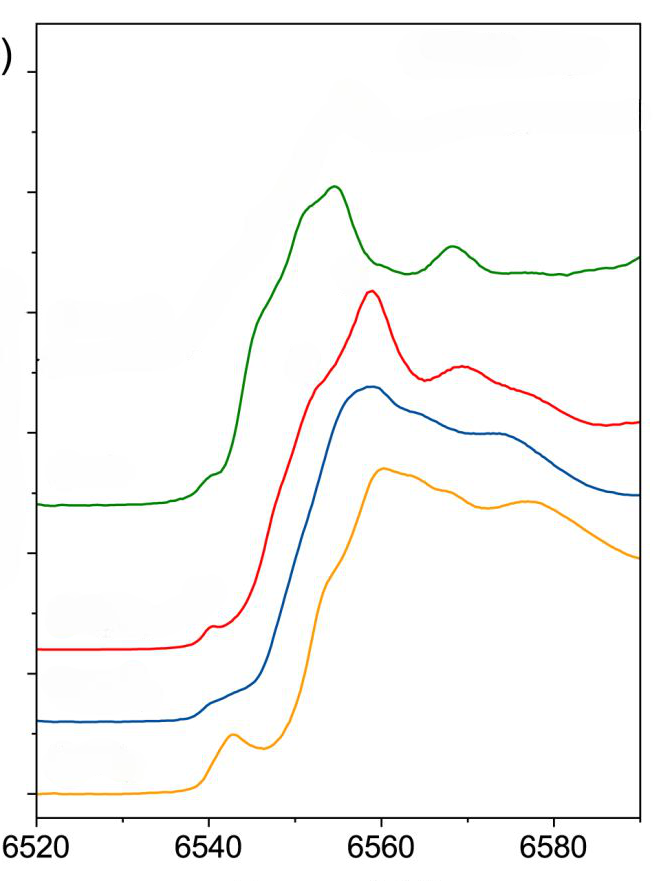
#> input picture page_14-image_1(1).png, 672 x 881 px; its folder holds 5 pictures in this run
$ jupyter execute --allow-errors 'Graph extraction.ipynb'
#> lines starting #> are read from the running program, lines starting #| are printed output that depends on the picture; after the words box and inside, x2 and y2 are one past the last pixel; in counts of white or black regions, pixels touching at a corner belong together; long printed decimals are rounded
[cell 1]
import pymupdf

#> (a cell that did not finish here is left out)

#> (a cell that did not finish here is left out)

[cell 4]
import cv2
import numpy as np
import pandas as pd
import matplotlib.pyplot as plt

[cell 5]
# Load image
img = cv2.imread("page_14-image_1(1).png", cv2.IMREAD_GRAYSCALE)
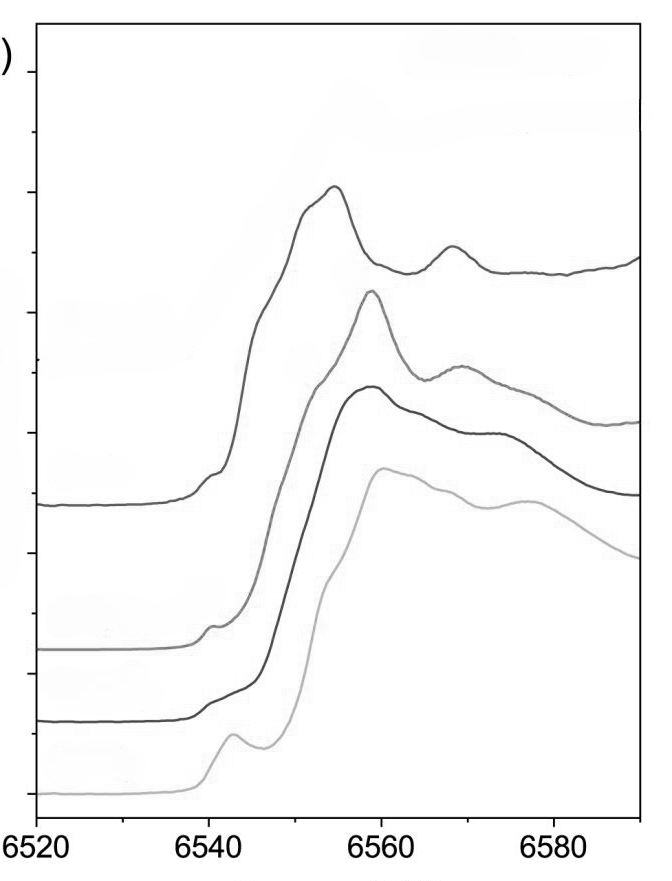
#> img: shape (881, 672); min 0, max 255, mean 249
# Thresholding to binary image
# Step 5: Try adaptive thresholding for more detailed retention
#thresh = cv2.adaptiveThreshold(img,255, cv2.ADAPTIVE_THRESH_GAUSSIAN_C, cv2.THRESH_BINARY, blockSize=11, C=1)  # Adjust blockSize and C
_, thresh = cv2.threshold(img, 200, 255, cv2.THRESH_BINARY_INV)
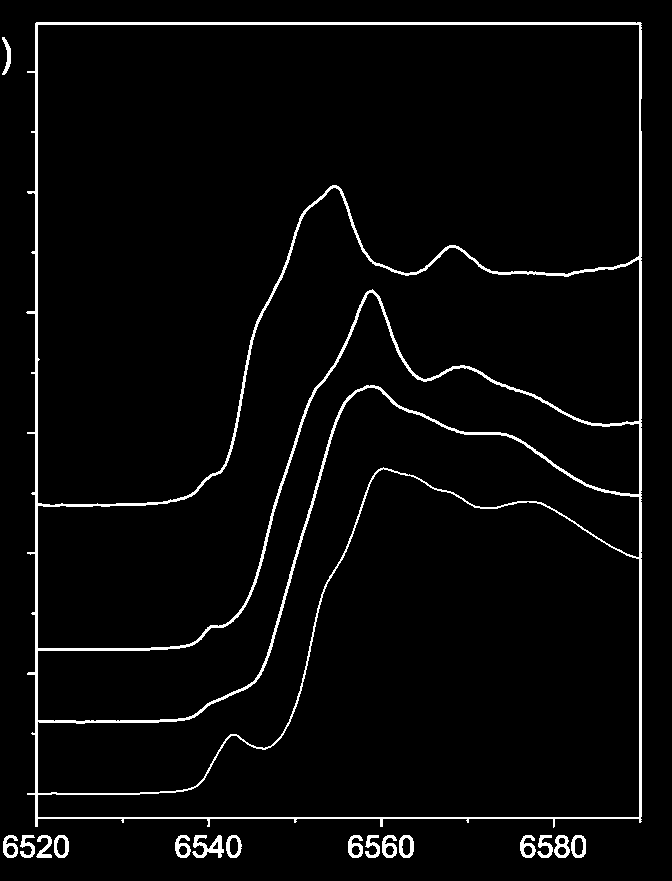
#> thresh: shape (881, 672); 3.5% white; 17 white regions, largest, box (x1, y1, x2, y2) and area: (26, 22, 642, 828) 17477, (192, 835, 224, 858) 364, (554, 835, 570, 858) 205
# Step: Thresholded Image
plt.figure(figsize=(6, 6))
plt.imshow(thresh, cmap='gray')
plt.title('Thresholded Image')
plt.axis('off')
plt.show()

[cell 6]
# Step 1: Crop the image to focus on the graph area
# Assuming the graph occupies most of the image, we manually crop out the borders
# Adjust these values according to your image's borders
cropped_img = thresh[50:-65, 38:-35] # Adjust crop dimensions as needed
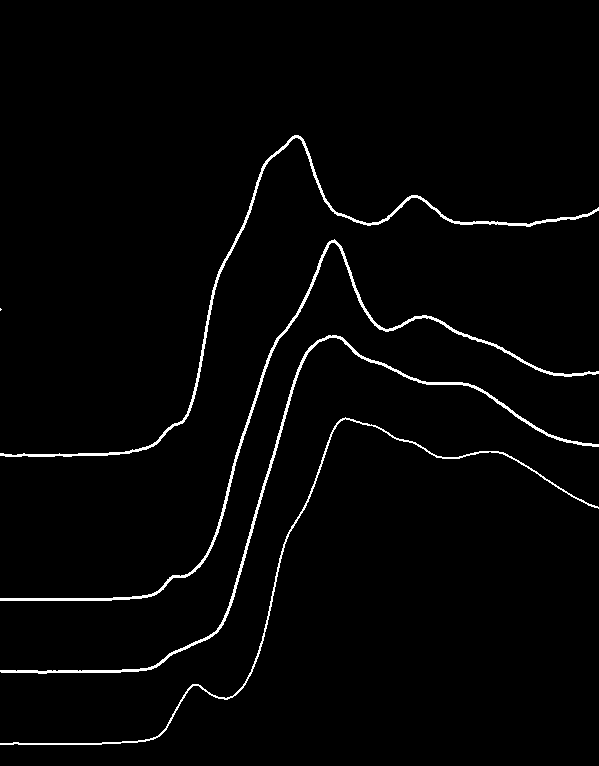
#> cropped_img: shape (766, 599); 2.1% white in thin lines or dots, all inside (x1, y1, x2, y2) = (0, 135, 599, 745)
# cropped_img = thresh[71:-63, 30:-35] # Adjust crop dimensions as needed
# Step: Thresholded Image
plt.figure(figsize=(6, 6))
plt.imshow(cropped_img, cmap='gray')
plt.title('Cropped Image')
plt.axis('off')
plt.show()

[cell 7]
# Apply Gaussian Blur (optional, may help smooth lines)
blurred_img = cv2.GaussianBlur(cropped_img, (1, 1), 0)
#edges = cv2.Canny(blurred_img, 30, 150)
# Step: Blurred + Threshholded Image
plt.figure(figsize=(6, 6))
plt.imshow(blurred_img, cmap='gray')
plt.title('Blurred Image')
plt.axis('off')
plt.show()

[cell 8]
# Find contours of the lines
contours, _ = cv2.findContours(blurred_img, cv2.RETR_CCOMP, cv2.CHAIN_APPROX_SIMPLE)
#> contours = 5 contours, 1 with area under 20; largest, box (x1, y1, x2, y2) and area: (0, 239, 599, 601) 1826, (0, 335, 599, 674) 1720, (0, 135, 599, 457) 1702, (0, 417, 599, 745) 916
# Create lists to store the x and y coordinates of each line
lines_data = {}
# Loop through contours to extract data points for each line
for i, contour in enumerate(contours):
# Get the contour's points and flatten to a 2D array
    contour_points = contour.squeeze()
# Separate x and y coordinates
    x_coords = contour_points[:, 0]
    y_coords = contour_points[:, 1]
# Store the line's data points
    lines_data[f'line_{i+1}'] = {'x': x_coords, 'y': y_coords}
# Optionally, plot each line
    plt.plot(x_coords, y_coords, label=f'Line {i+1}')
#> this loop made 5 passes
#> (contour_points, x_coords, y_coords) on pass 3: ([[0, 308], [0, 310], [1, 309]], [0, 0, 1], [308, 310, 309])
#> after the loop, lines_data = 5 items
# Show the lines on a plot
plt.gca().invert_yaxis() # Invert y-axis to match image coordinate system
plt.xlabel('X')
plt.ylabel('Y')
plt.legend()
plt.show()
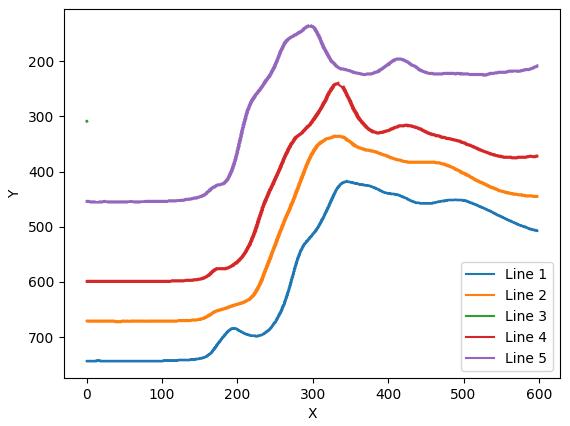
#> figure drawn by matplotlib, 1 panel
# Convert the extracted data to pandas DataFrames
dataframes = {}
for line_name, data in lines_data.items():
    dataframes[line_name] = pd.DataFrame({'x': data['x'], 'y': data['y']})
#> this loop made 5 passes
#> (line_name, data) on pass 3: ('line_3', {'x': [0, 0, 1], 'y': [308, 310, 309]})
#> after the loop, dataframes = 5 items
print("Contours found: "+str(len(contours)))
#| Contours found: 5
dataframes

[cell 9]
data_line5 = dataframes["line_5"]
#> data_line5 = table of 774 rows and 2 columns
data_line5
#> Out = table of 774 rows and 2 columns

[cell 10]
plt.figure(figsize=(6, 6))  # Set the figure size if needed

# Plot the 'x' and 'y' columns
data_line5['x']=data_line5['x']*(70/600)+6520
max_absorption = np.max(data_line5['y'])
#> max_absorption = 456
data_line5['y']=np.abs(data_line5['y']-max_absorption)
plt.plot(data_line5['x'], data_line5['y'], label='Line 5')
plt.xlim(6520, 6590)  # Replace with the desired min and max for your x-axis

# Add labels and a title to the plot
plt.xlabel('Energy (eV)')
plt.ylabel('Intensity (au)')
plt.title('Experimental XANES spectra for MnO')
# Show the plot
plt.show()
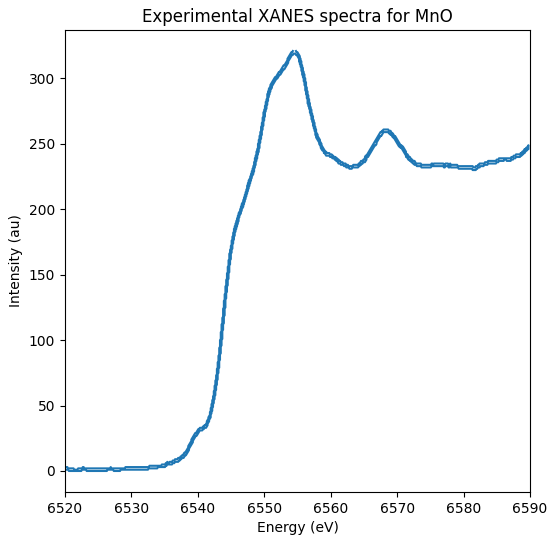
#> figure drawn by matplotlib, 1 panel
data_line5
#> Out = table of 774 rows and 2 columns

[cell 11]
# Calculate the first derivative of the absorption spectrum
derivative_absorption = np.gradient(data_line5['y'].values, data_line5['x'].values)

# Plot the derived graph of original absorption spectrum
plt.figure(figsize=(10, 6))
plt.plot(data_line5['x'].values, derivative_absorption, label='Derived Spectrum', color='blue')
plt.xlabel('Energy (eV)')
plt.ylabel('Intensity (au)')
plt.title('First Derivative of the Experimental XANES Spectra for MnO')
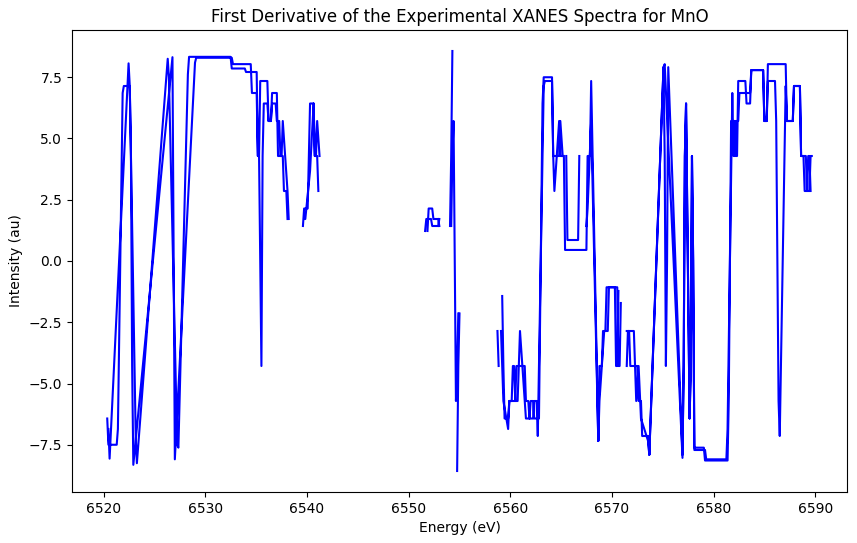
#> figure drawn by matplotlib, 1 panel

[cell 12]
from scipy.signal import argrelextrema
from scipy.optimize import curve_fit

def polynomial(x, *coeffs):
    """Polynomial function for fitting."""
    return sum(c * (x ** i) for i, c in enumerate(coeffs))

def edge_jump_normalization(energy, mu):
    # Step 1: Determine E0 as the maximum of the first derivative
    first_derivative = np.gradient(mu, energy)
    e0_index = argrelextrema(first_derivative, np.greater)[0]
#> e0_index = 60 values from 9 to 714

    if len(e0_index) == 0:
        raise ValueError("No edge found in the spectrum.")

    e0 = energy[e0_index[0]]  # Use the first maximum found
#> e0 = 6551.7
    print(f"E0 determined at: {e0} eV")
#| E0 determined at: 6551.733 eV

    # Step 2: Fit polynomials to pre-edge and post-edge regions
    pre_edge_range = (energy < e0 - 10)  # Adjust range as needed
    post_edge_range = (energy > e0 + 10)  # Adjust range as needed

    # Fit polynomial to pre-edge region
    pre_edge_fit = curve_fit(polynomial, energy[pre_edge_range], mu[pre_edge_range], p0=[1]*3)[0]
#> pre_edge_fit = [9022837.5, -2764.4, 0.212]

    # Fit polynomial to post-edge region
    post_edge_fit = curve_fit(polynomial, energy[post_edge_range], mu[post_edge_range], p0=[1]*3)[0]
#> post_edge_fit = [370773.8, -112.6, 0.00855]

    # Step 3: Extrapolate both fits to E0 to determine the edge jump
    pre_edge_value = polynomial(e0, *pre_edge_fit)
#> pre_edge_value = 116.3
    post_edge_value = polynomial(e0, *post_edge_fit)
#> post_edge_value = 246.6

    edge_jump = post_edge_value - pre_edge_value
#> edge_jump = 130.3
    print(f"Edge jump calculated: {edge_jump}")
#| Edge jump calculated: 130.293

    # Step 4: Normalize the spectrum
    normalized_mu = (mu - pre_edge_value) / edge_jump
#> normalized_mu = 774 values, max 1.57 at index 0, min -0.893 at index 221, mean 0.597

    return energy, normalized_mu

[cell 13]
# Perform normalization for experimental data
normalized_energy, normalized_mu = edge_jump_normalization(data_line5['x'].values, data_line5['y'].values)
#> normalized_energy = 774 values, max 6589.8 at index 607, min 6520 at index 218, mean 6554.4
E0_experiment= normalized_energy[1]
#> E0_experiment = 6554.2

[cell 14]
# add the normalized results back to the DataFrame
data_line5['normalized_y'] = normalized_mu
# Print or display the updated DataFrame
print(data_line5.head())
#|              x    y  normalized_y
#| 0  6554.300  321      1.571
#| 1  6554.183  320      1.563
#| 2  6554.067  320      1.563
#| 3  6553.483  315      1.525
#| 4  6553.483  314      1.517

[cell 15]
plt.figure(figsize=(10, 6))
plt.plot(data_line5['x'], data_line5['y'], label='Raw Spectrum', alpha=0.5)
plt.xlabel('Energy (eV)')
plt.ylabel('Absorption')
plt.title('Raw experimental XANES spectra')
plt.legend()
plt.grid()
plt.show()
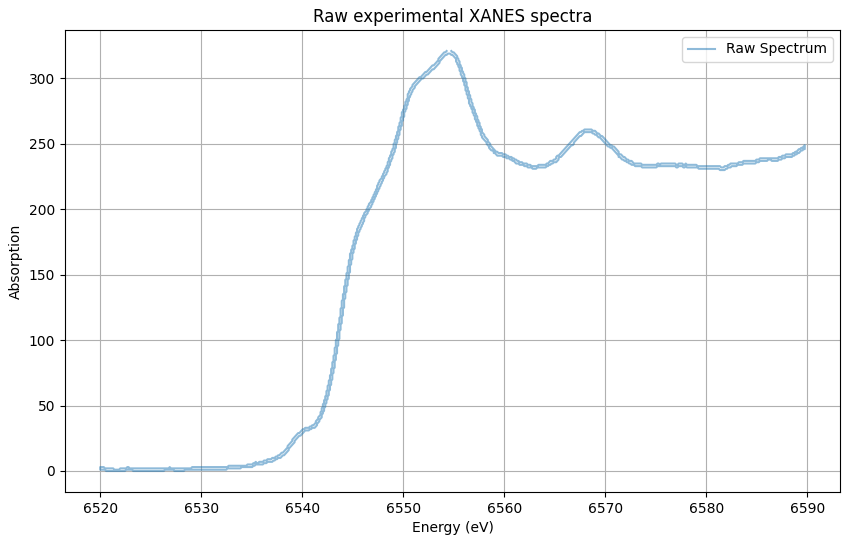
#> figure drawn by matplotlib, 1 panel

[cell 16]
plt.figure(figsize=(10, 6))
plt.plot(normalized_energy, data_line5['normalized_y'], label='Normalized Spectrum', color='red')
plt.axvline(x=normalized_energy[np.argmax(normalized_mu)], color='green', linestyle='--', label='E0')
plt.xlabel('Energy (eV)')
plt.ylabel('Normalized Absorption')
plt.title('XANES Edge-Jump Normalization')
plt.legend()
plt.grid()
plt.show()
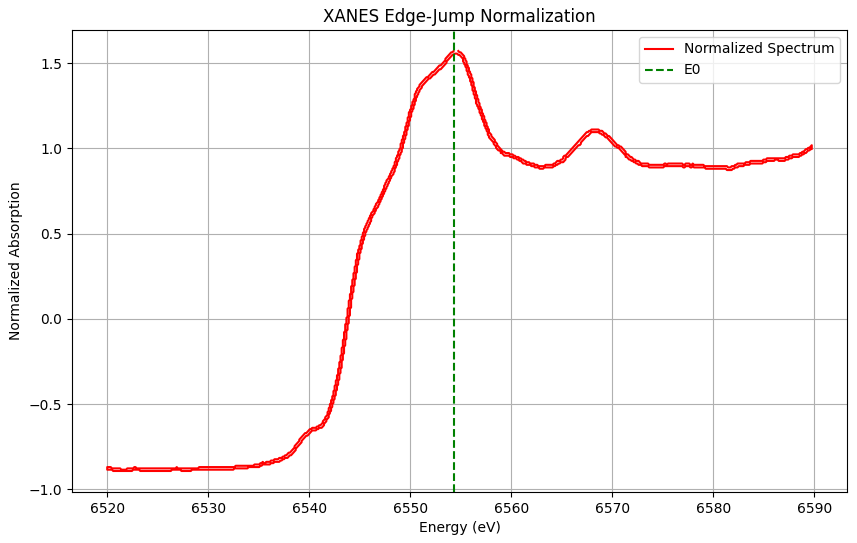
#> figure drawn by matplotlib, 1 panel

[cell 17]
# Split the data into energy and absorption

absorption =data_line5["y"]  # Absorption column of the data

# Normalize the absorption data
min_absorption = np.min(absorption)
#> min_absorption = 0
max_absorption = np.max(absorption)
#> max_absorption = 321
norm_absorption = absorption /(max_absorption - min_absorption)

# Create the plot
data_line5["y"]=norm_absorption

plt.figure(figsize=(10, 6))
# plt.gca().invert_yaxis()  # Invert y-axis if needed
plt.plot(data_line5["x"], data_line5["y"], label='Normalized Absorption Spectrum', color='blue')
plt.xlabel('Energy (eV)')  # Adjust as needed
plt.ylabel('Normalized MnO Absorption')
plt.title('Normalized XANES for MnO Structure')
plt.grid(True)
plt.legend()
plt.show()
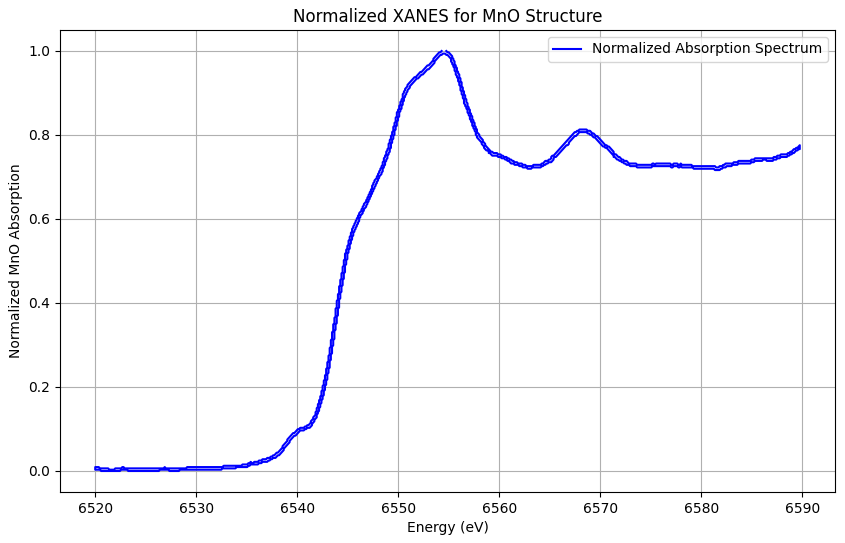
#> figure drawn by matplotlib, 1 panel
